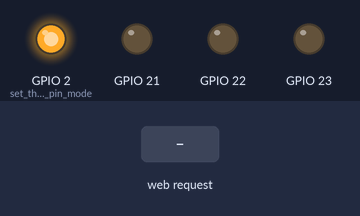
Bench run of a sketch on a simulated ESP32. Shown: output pins drawn as LEDs (lit = HIGH). Dashed ring = blinking. The test bench sets the inputs (shaded band). WiFi joins after 1.5 s; servers stay silent unless stated; what the sketch prints to the serial monitor is not drawn.

Above: at 2.7 s.
2.8 s: HTTP request GET /red received
At 2.97 s:
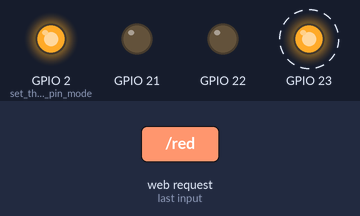
5.8 s: HTTP request GET /blue received
At 8.55 s:
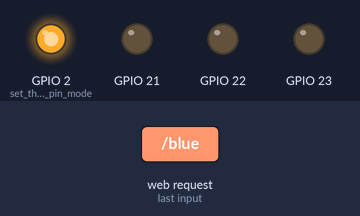
8.8 s: HTTP request GET /off received
At 8.97 s:
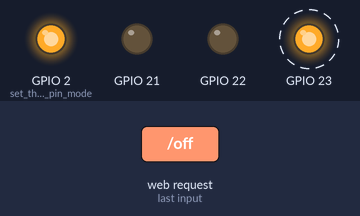
Timing chart, 0 to 12.8 s (numbered marks = the images above; inputs shaded):
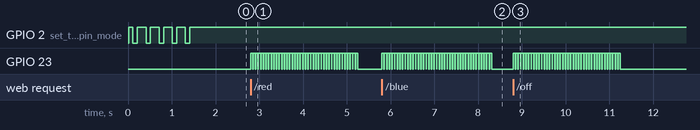

The sketch:

wifi_terminal.ino
```cpp
#include <WiFi.h>
#include <stdio.h>
#include <stdlib.h>

const char* ssid     = "ssid";
const char* password = "password";

WiFiServer server(80);

void setup()
{
  Serial.begin(115200);
  pinMode(LED_BUILTIN, OUTPUT);      // set the LED pin mode
  pinMode(23, OUTPUT);
  pinMode(22, OUTPUT);
  pinMode(21, OUTPUT);

  delay(10);

  // We start by connecting to a WiFi network

  Serial.println();
  Serial.println();
  Serial.print("Connecting to ");
  Serial.println(ssid);

  WiFi.begin(ssid, password);

  while (WiFi.status() != WL_CONNECTED) {

    digitalWrite(LED_BUILTIN, HIGH);
    delay(100);
    digitalWrite(LED_BUILTIN, LOW);
    delay(100);
    digitalWrite(LED_BUILTIN, HIGH);
    delay(100);
    digitalWrite(LED_BUILTIN, LOW);
    Serial.print(".");
  }

  Serial.println("");
  Serial.println("WiFi connected.");
  Serial.println("IP address: ");
  Serial.println(WiFi.localIP());
  digitalWrite(LED_BUILTIN, HIGH);
  server.begin();

}

void loop() {
  // put your main code here, to run repeatedly:
  WiFiClient client = server.available();
  String msg;
  if (client) {
    while (client.connected()) {            // loop while the client's connected
      while (client.available()) {

        digitalWrite(23, HIGH);
        delay(50);
        digitalWrite(23, LOW);
        delay(10);
        char in = client.read();

        if(in == '!'){
          delay(100);
          Serial.print("received : ");Serial.print(msg);
          Serial.print("\n");

          if(msg == "red"){
           digitalWrite(22, HIGH);
            }
          if(msg == "blue"){
            digitalWrite(21, HIGH);
            }
          if(msg == "off"){
            digitalWrite(21, LOW);
            digitalWrite(22, LOW);
            }
          break;

        }else{
          msg = msg+in;
        }
      }
    msg="";
    }
  }

}
```

Measured:
- after the input at 2.8 s, GPIO 23: alternates HIGH for 0.05 s and LOW for 0.01 s, 82 changes in all, then stays LOW, starting at once
- after the input at 5.8 s, GPIO 23: alternates HIGH for 0.05 s and LOW for 0.01 s, 84 changes in all, then stays LOW, starting at once
- after the input at 8.8 s, GPIO 23: alternates HIGH for 0.05 s and LOW for 0.01 s, 82 changes in all, then stays LOW, starting at once
